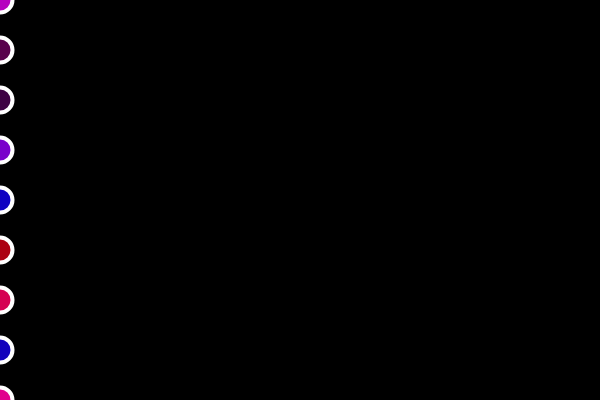
Frame 1 (no input)
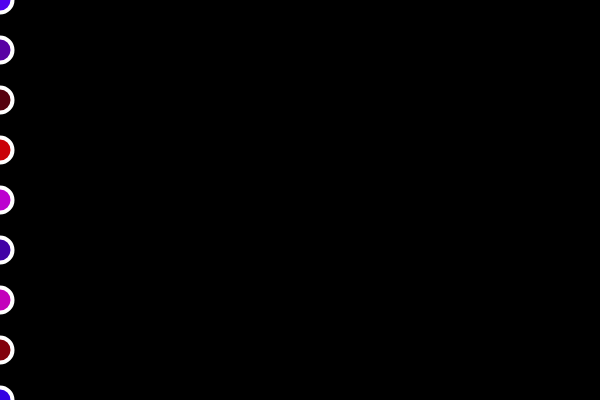
Frame 60 (no input)
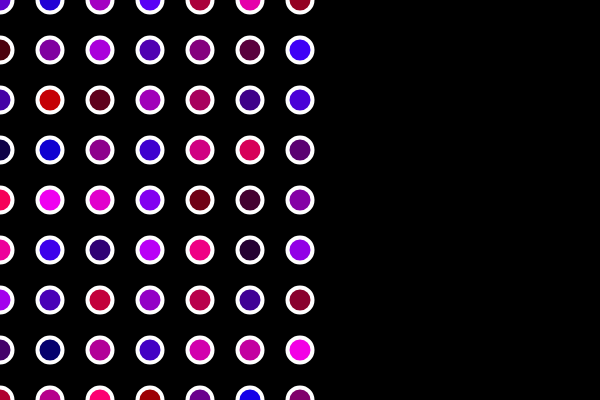
Frame 120 (the mouse pressed at the canvas centre since frame 60)

The p5.js sketch that drew these frames (run headless with seeded random() and noise() and a simulated clock; from frame 60 on, the mouse is pressed at the canvas centre):

// p5.js sketch
// ── sketch.js


function setup() {
  // put setup code here
  createCanvas(600,400);
}

function draw() {
  // put drawing code here
  background(0);
  strokeWeight(4);
  stroke(255);


//for(var x = 0; x <= width; x = x + 50){
for(var x = 0; x <= mouseX; x = x + 50){
for(var y = 0; y <= height; y = y + 50){
fill(random(255), random(0), random(255));
ellipse(x, y, 25, 25);

}
}
}//end of draw
